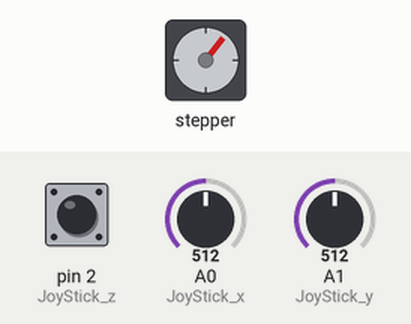
A sketch run on a simulated Arduino Uno, built with avr-gcc and run on an emulated ATmega328P. Parts: stepper motor. The inputs (shaded band) are chosen by the test bench; at power-on: A0 (JoyStick_x) = 512, A1 (JoyStick_y) = 512, pin 2 (JoyStick_z) HIGH. Stepper angles assume 2048 steps per turn; what the sketch prints to the serial monitor is not drawn.

Above: at 1.2 s.
1.3 s: A0 (JoyStick_x) set to 810
At 1.9 s:
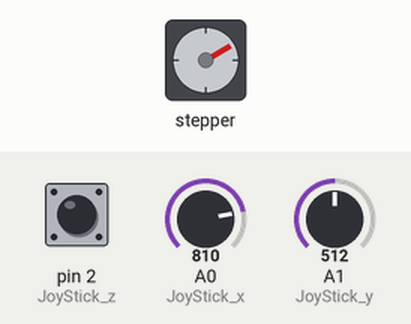
4.3 s: A1 (JoyStick_y) set to 810
At 5.12 s:
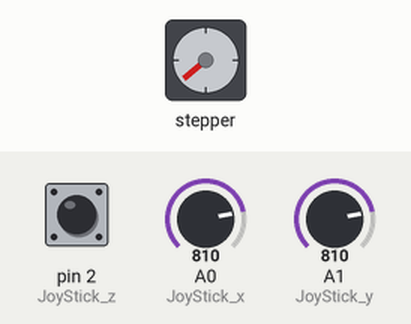
7.3 s: pin 2 (JoyStick_z) pulled LOW for 3.2 s
At 9.25 s:
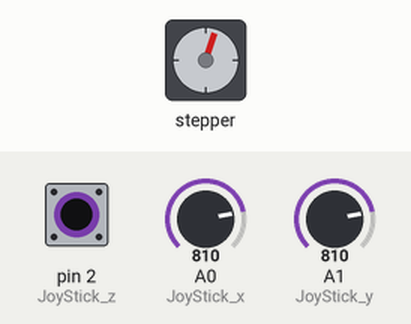
12.0 s: A1 (JoyStick_y) set to 190
15.0 s: pin 2 (JoyStick_z) pulled LOW for 1 s
Timing chart, 0 to 19.0 s (numbered marks = the images above; inputs shaded):
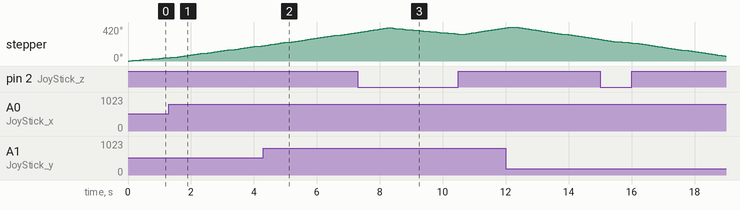

The sketch:

cb_Joyticks.ino
```cpp
#include <Stepper.h>
int JoyStick_x = 0; // Chân X của Joystick
int JoyStick_y = 1; // Chân Y của Joystick
int JoyStick_z = 2; // Chân Z (nút nhấn) của Joystick
const int stepsPerRevolution = 2048;
Stepper myStepper(stepsPerRevolution, 8, 10, 9, 11);
void setup() {
  pinMode(JoyStick_z, INPUT_PULLUP); // Chân Z của Joystick sử dụng Pull-up
  Serial.begin(9600);               // Khởi tạo giao tiếp Serial
  myStepper.setSpeed(10);           // Đặt tốc độ cho động cơ bước
}

void loop() {
  int x = analogRead(JoyStick_x);  // Đọc giá trị trục X
  int y = analogRead(JoyStick_y);  // Đọc giá trị trục Y
  int z = digitalRead(JoyStick_z); // Đọc trạng thái nút nhấn Z
  Serial.print("X: ");
  Serial.print(x);
  Serial.print(" | Y: ");
  Serial.print(y);
  Serial.print(" | Z: ");
  Serial.println(z);
  // Nếu nhấn nút Z
  if (z == 0) {
    Serial.println("Nhấn nút Z - Quay ngược kim đồng hồ 10 độ...");
    myStepper.step(-stepsPerRevolution / 36); // Quay ngược 1/36 vòng
    delay(100);
    return;
  }
  // Kiểm tra trục Y (phải/trái)
  if (y > 800) { // Joystick đẩy phải
    Serial.println("Đẩy phải - Quay thuận chiều kim đồng hồ 90 độ...");
    myStepper.step(stepsPerRevolution / 4); // Quay 1/4 vòng
    delay(100);
    return;
  } else if (y < 200) { // Joystick đẩy trái
    Serial.println("Đẩy trái - Quay ngược chiều kim đồng hồ 90 độ...");
    myStepper.step(-stepsPerRevolution / 4); // Quay ngược 1/4 vòng
    delay(100);
    return;
  }
  // Kiểm tra trục X (lên/xuống)
  if (x > 800) { // Joystick đẩy lên
    Serial.println("Đẩy lên - Quay thuận chiều kim đồng hồ 45 độ...");
    myStepper.step(stepsPerRevolution / 8); // Quay 1/8 vòng
    delay(100);
    return;
  } else if (x < 200) { // Joystick đẩy xuống
    Serial.println("Đẩy xuống - Quay ngược chiều kim đồng hồ 45 độ...");
    myStepper.step(-stepsPerRevolution / 8); // Quay ngược 1/8 vòng
    delay(100);
    return;
  }
  // Trạng thái bình thường
  Serial.println("Trạng thái bình thường - Quay thuận chiều kim đồng hồ 10 độ...");
  myStepper.step(stepsPerRevolution / 36); // Quay 1/36 vòng
  delay(100);
}

 
```
